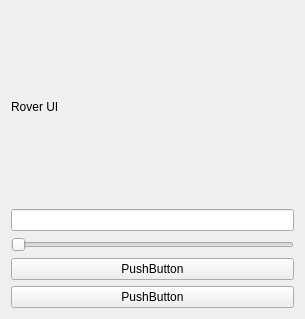
<?xml version="1.0" encoding="UTF-8"?>
<ui version="4.0">
 <class>Form</class>
 <widget class="QWidget" name="Form">
  <property name="geometry">
   <rect>
    <x>0</x>
    <y>0</y>
    <width>305</width>
    <height>319</height>
   </rect>
  </property>
  <property name="windowTitle">
   <string>Form</string>
  </property>
  <layout class="QHBoxLayout" name="horizontalLayout">
   <item>
    <layout class="QVBoxLayout" name="layout">
     <item>
      <widget class="QLabel" name="label">
       <property name="text">
        <string>Rover UI</string>
       </property>
      </widget>
     </item>
     <item>
      <widget class="QLineEdit" name="lineEdit"/>
     </item>
     <item>
      <widget class="QSlider" name="horizontalSlider">
       <property name="orientation">
        <enum>Qt::Horizontal</enum>
       </property>
      </widget>
     </item>
     <item>
      <widget class="QPushButton" name="pushButton_2">
       <property name="text">
        <string>PushButton</string>
       </property>
      </widget>
     </item>
     <item>
      <widget class="QPushButton" name="pushButton">
       <property name="text">
        <string>PushButton</string>
       </property>
      </widget>
     </item>
    </layout>
   </item>
  </layout>
 </widget>
 <resources/>
 <connections/>
</ui>
